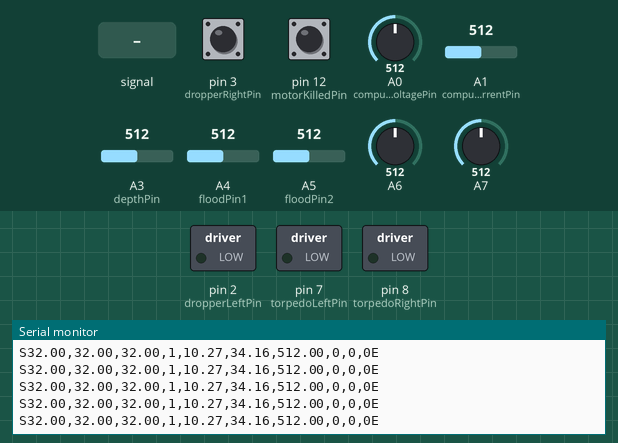
Recording of a sketch running on a simulated Arduino Uno, built with avr-gcc and run on an emulated ATmega328P. Shown: switched loads named in the sketch (green lamp = pin HIGH), the last lines printed to the serial monitor. The inputs (shaded band) are chosen by the test bench; at power-on: A1 (computerCurrentPin) = 512, pin 3 (dropperRightPin) LOW, pin 12 (motorKilledPin) HIGH, A0 (computerVoltagePin) = 512, A3 (depthPin) = 512, A4 (floodPin1) = 512, A5 (floodPin2) = 512, A6 = 512, A7 = 512.

Above: at 1.2 s.
1.3 s: A0 (computerVoltagePin) fed a 200 Hz sine of ±81 counts around its level
At 1.31 s:
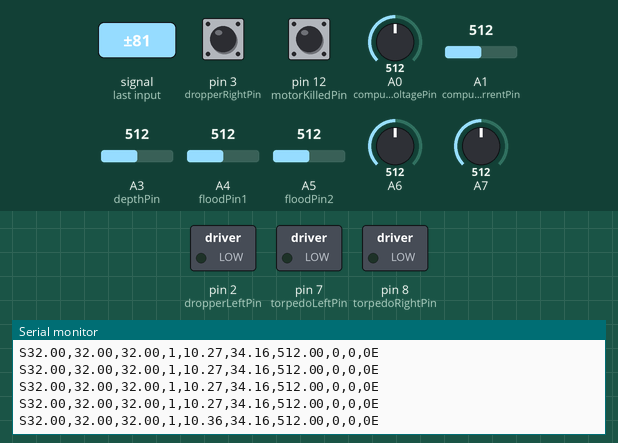
4.3 s: A1 (computerCurrentPin) set to 115
At 4.3 s:
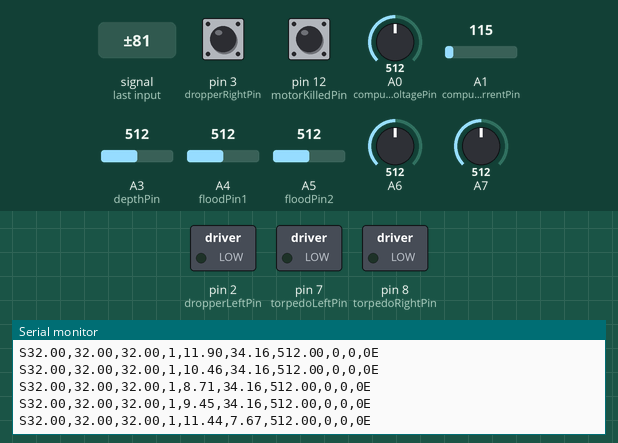
Timing chart, 0 to 7.3 s (numbered marks = the images above; inputs shaded):
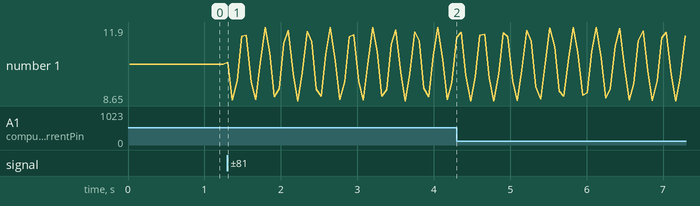

Measured:
- after the input at 1.3 s, the serial monitor: prints a new line at once (image 1)
- plotted number 1: 10.27 → 11.44 after the input at 1.3 s

The sketch:

SubSensorBoard.ino
```cpp
/*
 */
#include <SoftwareSerial.h>
#include <math.h>

#define numberOfDroppers      2
#define numberOfTorpedos      2
#define PACKET_SIZE           5

//digital pins
#define dropperLeftPin        2
#define dropperRightPin       3
#define torpedoLeftPin        7
#define torpedoRightPin       8
#define motorKilledPin        12

//analog pins
#define computerVoltagePin    0
#define computerCurrentPin    1
#define caseTempPin           2
#define depthPin              3
#define floodPin1             4
#define floodPin2             5
#define controller2TempPin    6
#define controller1TempPin    7

#define FLOOD_DIF             100

#define SLAVE_ADDR            0x26
#define CMD_BYTE              0xA
#define TIMEOUT               1000
#define VOLTAGE_OFFSET        676

int publishTimer = 100;
float depth = 0;
int motorKilled = 0;
float controllerTemp = 0.0;
float controllerTemp2 = 0.0;
float caseTemp = 0.0;
float computerCurrent = 0.0;
float computerVoltage = 0.0;
float timer = 0.0;

byte packetBuf[PACKET_SIZE];

unsigned long floodCalib1 = 0;
unsigned long floodCalib2 = 0;


void setup()
{
  calibrateFloodSensor();
  pinMode(motorKilledPin, INPUT);
  digitalWrite(motorKilledPin, HIGH);
  pinMode(2, OUTPUT);
  pinMode(2, HIGH);
  pinMode(torpedoLeftPin, OUTPUT);
  pinMode(torpedoRightPin, OUTPUT);
  digitalWrite(torpedoLeftPin, LOW);
  digitalWrite(torpedoRightPin, LOW);

  timer = millis();
  Serial.begin(115200);
}

void loop()
{
  //read from serial
  if (Serial.available())
  {
    while (Serial.available() && Serial.peek() != 'S')
      Serial.read();

    if (Serial.available() >= PACKET_SIZE)
    {
      for (int i = 0; i < PACKET_SIZE; i++)
        packetBuf[i] = Serial.read();

      if (packetBuf[0] == 'S' && packetBuf[PACKET_SIZE-1] == 'E')
      {
        if (packetBuf[1] == 'T')
        {
          launchTorpedo(packetBuf[2] - '0');
        }
        else if (packetBuf[1] == 'D')
        {
          setDropperState(packetBuf[2] - '0', packetBuf[3] - '0');
        }
      }
    }
  }

  Serial.print("S");
  Serial.print(getTemperature(controller1TempPin));
  Serial.print(",");
  Serial.print(getTemperature(controller2TempPin));
  Serial.print(",");
  Serial.print(getTemperature(caseTemp));
  Serial.print(",");
  Serial.print(checkMotorKilled());
  Serial.print(",");
  Serial.print(checkVoltage());
  Serial.print(",");
  Serial.print(checkCurrent());
  Serial.print(",");
  Serial.print(checkDepthPsi());
  Serial.print(",");
  Serial.print(checkFlooded());
  Serial.print(",");
  Serial.print(digitalRead(dropperLeftPin));
  Serial.print(",");
  Serial.print(digitalRead(dropperRightPin));
  Serial.println("E");

  /*
  if (millis() - timer > 2000)
  {

    timer = millis();
  }
  */

  delay(10);
}

byte checkMotorKilled()
{
  byte val = 0;

  val = digitalRead(motorKilledPin);

  return val;
}


float checkDepthPsi()
{
  float t;

  for (int i = 0; i < 100; i++)
  {
    t += (float)analogRead(depthPin);
  }

  t /= 100.0;

  //convert to psi
  /*
  t *= 0.0049; //mV
  t *= 21.375;

  //round
  //t = floor(t * 10 + 0.5)/10;
  t = floor(t);
  */
    //send update

  return t;
}

float getTemperature(int pin)
{
  float temp = 0.0;

  for (int i = 0; i < 100; i++)
  {
    temp += analogRead(pin);
  }
  temp /= 100;

  temp *= 4.88; //convert to mV
  temp /= 10; //convert to C
  temp += 25;

  if (temp > 125)
    temp = 0.0;

  temp = ((9.0/5.0)*temp) + 32; //convert to f

  return temp;
}

float checkVoltage()
{
  int vol = analogRead(computerVoltagePin);

  float tcomputerVoltage = (vol / 49.83);
  return tcomputerVoltage;
}

float checkCurrent()
{
  int cur = analogRead(computerCurrentPin);

  float tcomputerCurrent = (cur / 14.99);

  return tcomputerCurrent;
}

byte checkFlooded()
{
  byte ret = 0;
  int val = analogRead(floodPin1);
  int val2 = analogRead(floodPin2);

  if (val <= floodCalib1 - FLOOD_DIF || val2 <= floodCalib2 - FLOOD_DIF)
  {
    ret = 1;
  }

  return ret;
}

void calibrateFloodSensor()
{
  unsigned long t = 0, t2 = 0;

  for (int i = 0; i < 100; i++)
  {
    t += analogRead(floodPin1);
    t2 += analogRead(floodPin2);
  }

  t /= 100;
  t2 /= 100;

  floodCalib1 = t;
  floodCalib2 = t2;
}

void setDropperState(byte dropper, byte state)
{
  if (dropper < numberOfDroppers)
    digitalWrite(dropperLeftPin + dropper, state);
}

void launchTorpedo(byte torpedo)
{
  if (torpedo < numberOfTorpedos)
  {
    digitalWrite(torpedoLeftPin + torpedo, HIGH);
    delay(500);
    digitalWrite(torpedoLeftPin + torpedo, LOW);
  }
}
```
